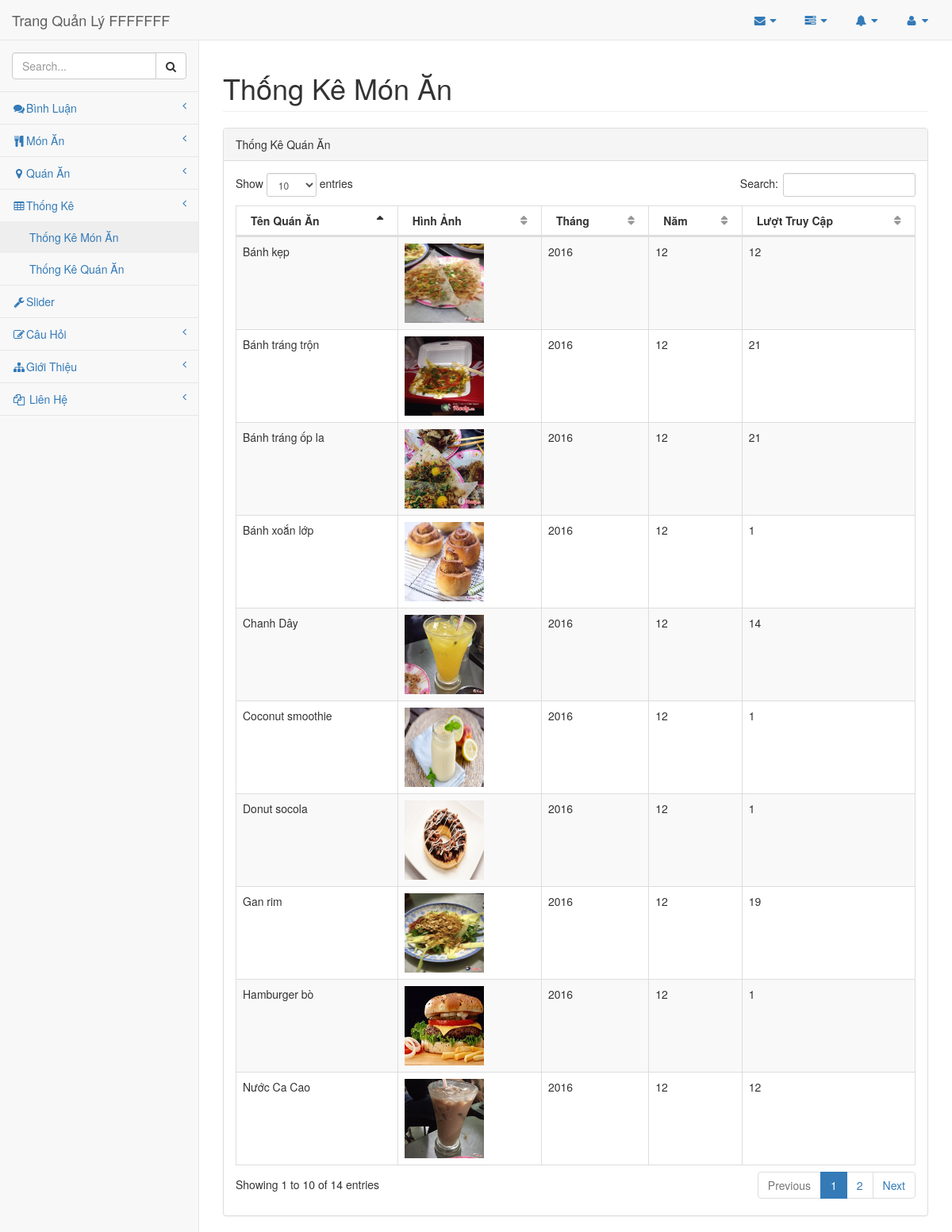
Screenshot of /FFFFFF/FFFFFF/QuanLy/pages/ThongKeMonAn.php (signed in) with the database file from the repository.
### tables this page shows
CREATE TABLE `monan` (
  `MaMonAn` int(50) NOT NULL,
  `TenMonAn` text,
  `MoTa` text,
  `MaLoaiTA` varchar(50) DEFAULT NULL,
  `HinhAnhDaiDien` varchar(100) NOT NULL,
  `GiaTien` bigint(20) NOT NULL,
  `MonMoi` tinyint(1) NOT NULL,
  `Diem` float NOT NULL
);

### FFFFFF/FFFFFF/QuanLy/function/function_admin.php (called while the page is built, shortened)
<?php
function thong_ke_mon_an($conn)
{
    $truy_van_mon_an="SELECT month(luachonmon.Ngay) as nam
	,year(luachonmon.Ngay) as thang,monan.MaMonAn,monan.TenMonAn,monan.HinhAnhDaiDien
	,COUNT(*) as luottruycap FROM luachonmon JOIN monan ON monan.MaMonAn=luachonmon.ChonMon
	GROUP by month(luachonmon.Ngay),year(luachonmon.Ngay),luachonmon.ChonMon,monan.TenMonAn,monan.HinhAnhDaiDien
	ORDER by  year(luachonmon.Ngay)desc ";
    $result_mon_an = mysqli_query($conn, $truy_van_mon_an);
    return $result_mon_an;
}
?>

### FFFFFF/FFFFFF/QuanLy/pages/ThongKeMonAn.php (the view, shortened to what this page needs)
<!DOCTYPE html>
<html lang="en">
<head>
    <?php
    include('../layout/link-script.php');
    include('../function/function_admin.php');
    $danh_sach_mon=thong_ke_mon_an($conn);
    ?>
    <link href="../vendor/datatables-plugins/dataTables.bootstrap.css" rel="stylesheet">
    <link href="../vendor/datatables-responsive/dataTables.responsive.css" rel="stylesheet">
    <link href="../dist/css/sb-admin-2.css" rel="stylesheet">
</head>
<body>
<?php
include('../layout/header.php');
?>
<div class="row">
    <div class="col-lg-12">
        <h1 class="page-header">Thống Kê Món Ăn</h1>
    </div>
</div>
<div class="row">
    <div class="col-lg-12">
        <div class="panel panel-default">
            <div class="panel-heading">
                Thống Kê Quán Ăn
            </div>
            <div class="panel-body">
                <table width="100%" class="table table-striped table-bordered table-hover" id="dataTables-example">
                    <thead>
                    <tr>
                        <th>Tên Quán Ăn</th>
                        <th>Hình Ảnh</th>
                        <th>Tháng</th>
                        <th>Năm</th>
                        <th>Lượt Truy Cập</th>
                    </tr>
                    </thead>
                    <tbody>
                    <?php if (mysqli_num_rows($danh_sach_mon) > 0) {
                        while ($row = mysqli_fetch_assoc($danh_sach_mon)) {
                            ?>
                            <tr class="gradeU">
                                <td><?php echo $row["TenMonAn"]?></td>
                                <td>
                                    <img src= <?php echo'"../../NguoiDung'. substr($row["HinhAnhDaiDien"],2) .'"' ?> height="100px" width="100px">
                                </td>
                                <td><?php echo $row["thang"]?></td>
                                <td><?php echo $row["nam"]?></td>
                                <td><?php echo $row["luottruycap"]?></td>
                            </tr>
                        <?php
                        }
                    }?>
                    </tbody>
                </table>
            </div>
        </div>
    </div>
</div>
<?php
include('../layout/footer.php');
?>
</body>
</html>

### rows the page displays
monan: TenMonAn "Bánh kẹp", HinhAnhDaiDien (picture), thang "2016", nam "12", luottruycap "12"
monan: TenMonAn "Bánh tráng ốp la", HinhAnhDaiDien (picture), thang "2016", nam "12", luottruycap "21"
monan: TenMonAn "Bánh tráng trộn", HinhAnhDaiDien (picture), thang "2016", nam "12", luottruycap "21"
monan: TenMonAn "Gan rim", HinhAnhDaiDien (picture), thang "2016", nam "12", luottruycap "19"
monan: TenMonAn "Chanh Dây", HinhAnhDaiDien (picture), thang "2016", nam "12", luottruycap "14"
monan: TenMonAn "Nước Ca Cao", HinhAnhDaiDien (picture), thang "2016", nam "12", luottruycap "12"
monan: TenMonAn "Donut socola", HinhAnhDaiDien (picture), thang "2016", nam "12", luottruycap "1"
monan: TenMonAn "Bánh xoắn lớp", HinhAnhDaiDien (picture), thang "2016", nam "12", luottruycap "1"
monan: TenMonAn "Hamburger bò", HinhAnhDaiDien (picture), thang "2016", nam "12", luottruycap "1"
monan: TenMonAn "Coconut smoothie", HinhAnhDaiDien (picture), thang "2016", nam "12", luottruycap "1"
